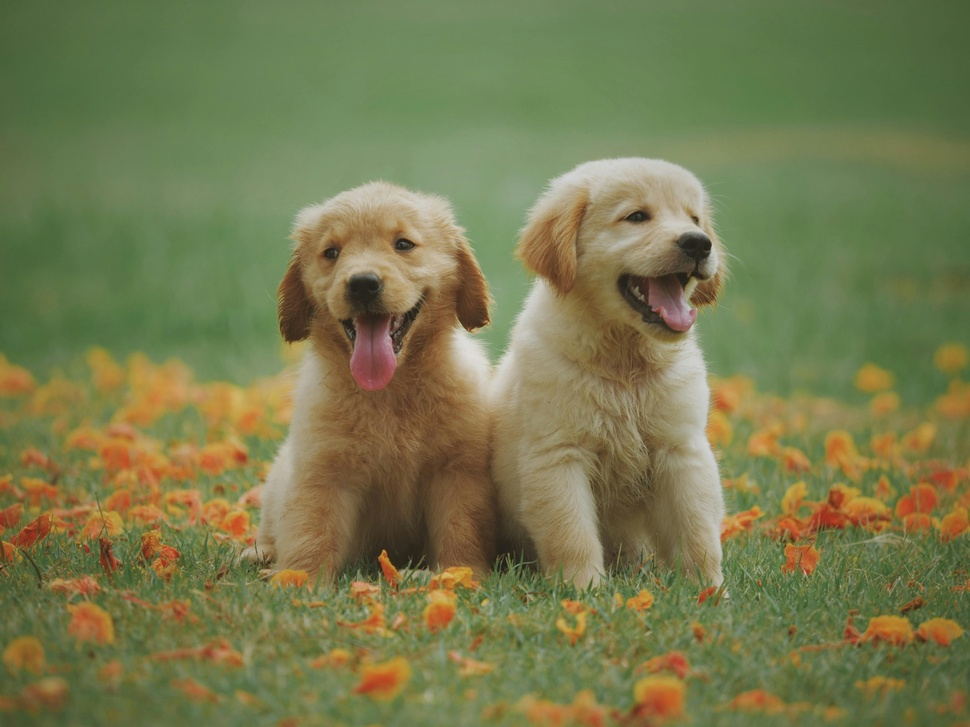
#> input picture pexels-chevanon-1108099.jpg, 970 x 727 px, shrunk from 2048 x 1536 before the run, found by its file name
$ jupyter execute Lab1_IP.ipynb
#> lines starting #> are read from the running program, lines starting #| are printed output that depends on the picture; after the words box and inside, x2 and y2 are one past the last pixel; in counts of white or black regions, pixels touching at a corner belong together; long printed decimals are rounded
[cell 1]
import cv2
import matplotlib.pyplot as plt
image_path='/content/pexels-chevanon-1108099.jpg'

[cell 2]
image=cv2.imread(image_path)
#> image is the input picture: shape (727, 970, 3); mean B, G, R 78.3, 122, 119.3
image_rgb=cv2.cvtColor(image,cv2.COLOR_BGR2RGB)

[cell 3]
import numpy as np
import pandas as pd

[cell 4]
image.dtype

[cell 5]
plt.figure(figsize=(10,8))

[cell 6]
plt.imshow(image_rgb)
plt.axis('off')

[cell 7]
gray_conversion=cv2.imread(image_path,cv2.IMREAD_GRAYSCALE)
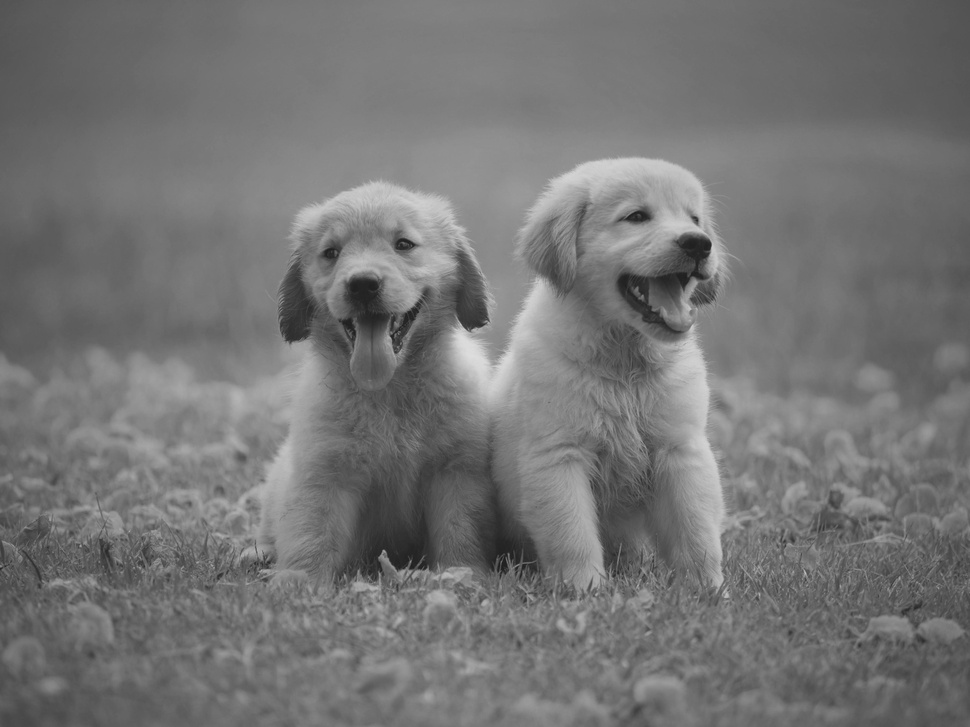
#> gray_conversion: shape (727, 970); min 26, max 222, mean 116.2

[cell 8]
plt.imshow(gray_conversion, cmap='gray')
plt.axis('off')

[cell 9]
threshold=int(input())
#> the answer given: 100

[cell 10]
binary_image=np.where(gray_conversion>=threshold,255,0).astype(np.uint8)
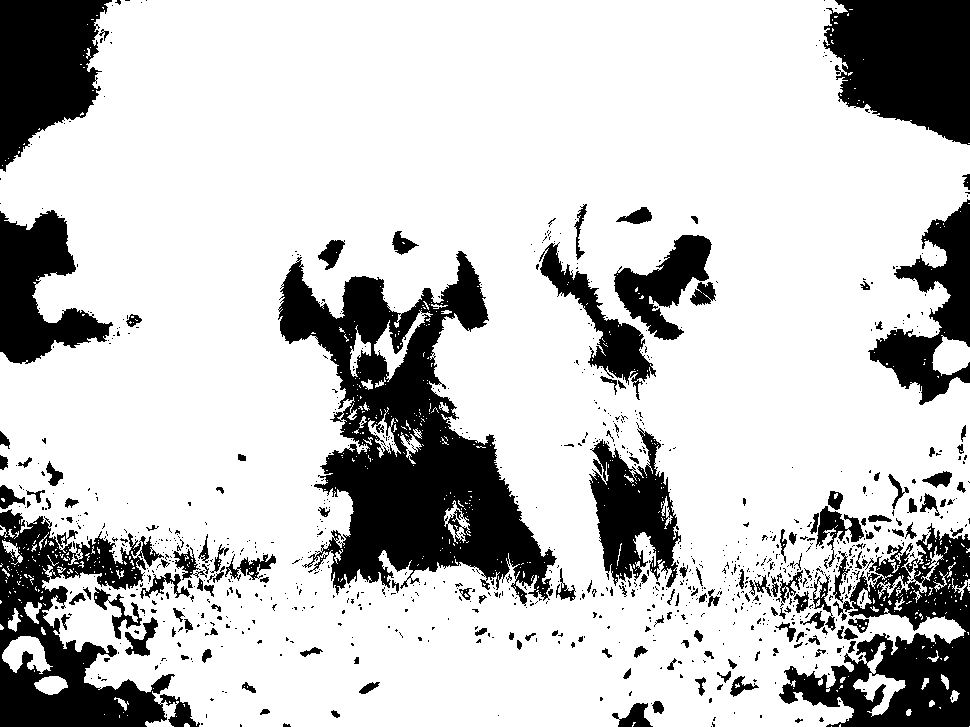
#> binary_image: shape (727, 970); 77.5% white; 1006 black regions (837 under 20 px), largest, box (x1, y1, x2, y2) and area: (278, 251, 557, 606) 41347, (0, 509, 200, 727) 18278, (779, 523, 970, 727) 17135

[cell 11]
plt.imshow(binary_image,cmap='gray')
plt.axis('off')

[cell 12]
height,width,scale=image.shape
#> height = 727; width = 970; scale = 3

[cell 13]
total=0
for y in range(height) :
  for x in range(width) :
    total+=gray_conversion[y,x]
#> after the loop, total = 81935678
mean_threshold=total/(width*height)
#> mean_threshold = 116.2
print("Mean Threshold=",mean_threshold)
#| Mean Threshold= 116.190

[cell 14]
total=0.0
for y in range(height) :
  for x in range(width) :
    total+=gray_conversion[y,x]
#> after the loop, total = 81935678
mean_threshold=total/(width*height)
print("Mean Threshold=",mean_threshold)
#| Mean Threshold= 116.190

We do 0.0 because usse jo space hogi wo 32 bits me store hogi and overflow avoid hoga jisse actual sum store hoga..8 bits me stack overflow ke baad dobara 0 se shuru ho jaega sum

[cell 15]
binary_image=np.where(gray_conversion>=mean_threshold,255,0).astype(np.uint8)
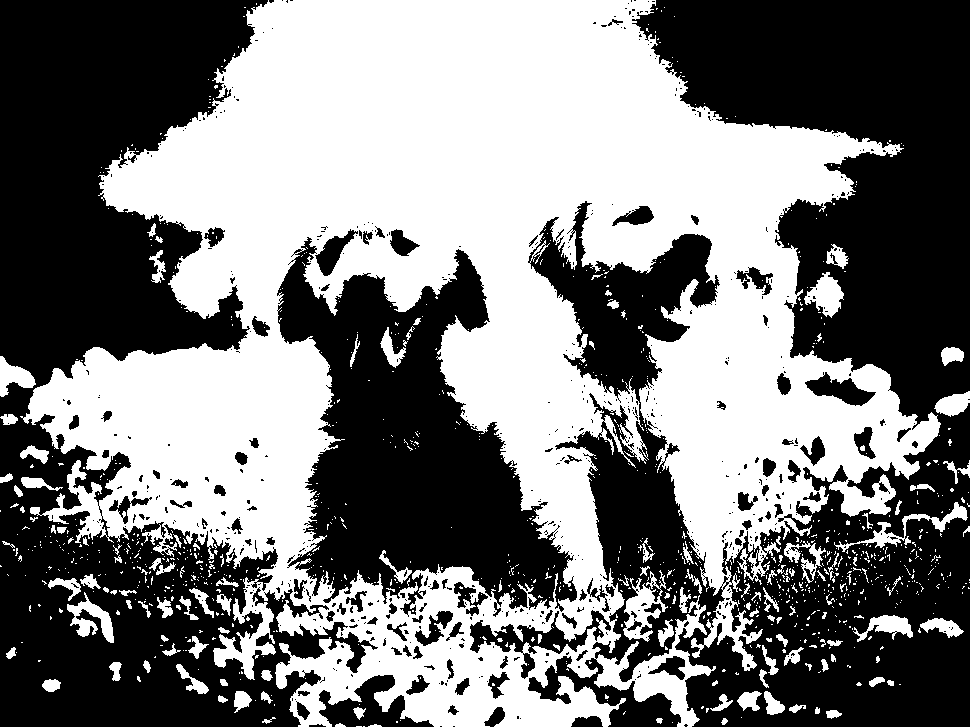
#> binary_image: shape (727, 970); 48.2% white; 1059 white regions (921 under 20 px), largest, box (x1, y1, x2, y2) and area: (20, 0, 941, 727) 318847, (623, 570, 668, 642) 1318, (834, 502, 968, 552) 1072
